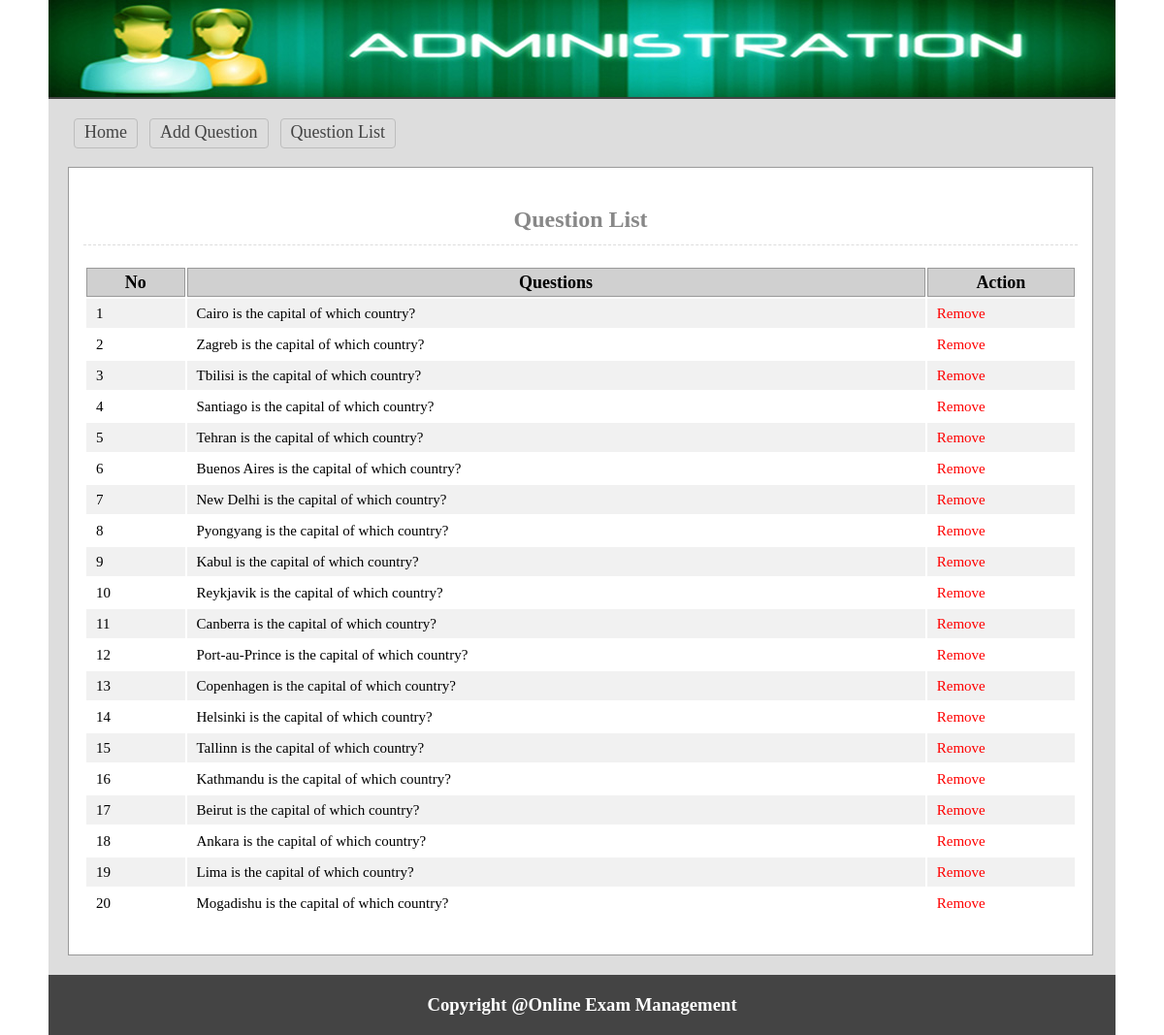
Page /admin/quesList.php on the committed database.
### tables this page shows
CREATE TABLE `tbl_ques` (
  `id` int(11) NOT NULL,
  `quesNo` int(11) NOT NULL,
  `ques` text NOT NULL
);

### lib/Database.php (called while the page is built, shortened)
<?php
Class Database{
	public $host   = DB_HOST;
	public $user   = DB_USER;
	public $pass   = DB_PASS;
	public $dbname = DB_NAME;
	public $link;
	private function connectDB(){
	$this->link = new mysqli($this->host, $this->user, $this->pass, $this->dbname);
 }
	public function select($query){
		$result = $this->link->query($query) or die($this->link->error.__LINE__);
		if($result->num_rows > 0){
			return $result;
		} else {
			return false;
		}
	}
}

### classes/Exam.php (called while the page is built, shortened)
<?php
$filepath = realpath(dirname(__FILE__));
include_once ($filepath.'/../lib/Database.php');
class Exam{
    private $db;
    public function __construct(){
        $this->db = new Database();
    }
    public function getQuesByOrder(){
        $query  = "SELECT * FROM tbl_ques ORDER BY quesNo ASC";
        $result = $this->db->select($query);
        return $result;
    }
}
?>

### admin/quesList.php (the view, shortened to what this page needs)
<?php
$filepath = realpath(dirname(__FILE__));
include_once ($filepath.'/inc/header.php');
include_once ($filepath.'/../classes/Exam.php');
$exm = new Exam();
?>
    <div class="main">
        <h1 style="text-align: center; font-size: 24px">Question List</h1>
        <div class="queslist">
            <table class="tblone">
                <tr>
                    <th width="10%">No</th>
                    <th width="75%">Questions</th>
                    <th width="15%">Action</th>
                </tr>
                <?php
                $getData = $exm->getQuesByOrder();
                if($getData){
                    $i = 0;
                    while($result = $getData->fetch_assoc()){
                        $i++;
                 ?>
                        <tr>
                            <td><?php echo $i; ?></td>
                            <td><?php echo $result['ques']; ?></td>
                            <td>
                                <a style="color: red; text-decoration: none" onclick="return confirm('Are You Sure to Remove?')" href="?delQues=<?php echo $result['quesNo']; ?>">Remove</a>
                            </td>
                        </tr>
                    <?php } } ?>
            </table>
        </div>
    </div>
<?php include 'inc/footer.php'; ?>

### admin/inc/header.php (shortened to what this page needs)
<?php
    include_once ("../lib/Database.php");
?>
<!doctype html>
<html>
<head>
	<link rel="stylesheet" href="css/admin.css">
</head>
<body>
<div class="phpcoding">
	<section class="headeroption"></section>
		<section class="maincontent">
		<div class="menu">
		<ul>
			<li><a href="index.php">Home</a></li>
			<li><a href="quesadd.php">Add Question</a></li>
			<li><a href="queslist.php">Question List</a></li>
		</ul>
	 </div>

### admin/inc/footer.php
 </section>
<section class="footeroption">
		<h3><?php echo "Copyright @Online Exam Management"; ?></h3>
	</section>
</div>
</body>
</html>

### admin/css/admin.css (style rules this page uses)
* { margin:0;padding:0;outline:none }
body { font-family:verdana }
.phpcoding { width:1100px; margin: 0 auto;background:#ddd }
.headeroption { background: #444 url("../img/adminbanner1.jpg") no-repeat scroll 0 0; border-bottom: 2px solid #444444; height: 100px; }
.footeroption { background:#444;color:#fff;text-align:center;padding:20px; }
.maincontent { font-size: 18px; min-height: 500px; padding: 20px; }
.tblone { width:100%;border:1px solid #fff;margin:20px 0 }
.tblone td { font-size: 15px; padding: 5px 10px; }
table.tblone th { background-color: #d0d0d0; border: 1px solid #999; }
table.tblone tr:nth-child(2n+1) { background:#fff;height:30px; }
table.tblone tr:nth-child(2n) { background:#f1f1f1;height:30px; }
.tblone td a { color:#3399FF; }
.main { background: #fff none repeat scroll 0 0; border: 1px solid #999; margin-top: 15px; min-height: 465px; padding: 15px; width: 1025px; }
.main h1 { border-bottom: 1px dashed #ddd; color: #888; margin: 25px 0 5px; padding-bottom: 12px; }
.menu { overflow:hidden; }
.menu ul { margin:0;padding:0;list-style:none }
.menu ul li { display:block;float:left; }
.menu ul li a { border: 1px solid #bdbdbd; border-radius: 4px; color: #444; display: block; margin: 0 6px 4px; padding: 3px 10px 5px; text-decoration: none; }

### rows in the picture
tbl_ques: ques "Cairo is the capital of which country?"
tbl_ques: ques "Zagreb is the capital of which country?"
tbl_ques: ques "Tbilisi is the capital of which country?"
tbl_ques: ques "Santiago is the capital of which country?"
tbl_ques: ques "Tehran is the capital of which country?"
tbl_ques: ques "Buenos Aires is the capital of which country?"
tbl_ques: ques "New Delhi is the capital of which country?"
tbl_ques: ques "Pyongyang is the capital of which country?"
tbl_ques: ques "Kabul is the capital of which country?"
tbl_ques: ques "Reykjavik is the capital of which country?"
tbl_ques: ques "Canberra is the capital of which country?"
tbl_ques: ques "Port-au-Prince is the capital of which country?"
tbl_ques: ques "Copenhagen is the capital of which country?"
tbl_ques: ques "Helsinki is the capital of which country?"
tbl_ques: ques "Tallinn is the capital of which country?"
tbl_ques: ques "Kathmandu is the capital of which country?"
tbl_ques: ques "Beirut is the capital of which country?"
tbl_ques: ques "Ankara is the capital of which country?"
tbl_ques: ques "Lima is the capital of which country?"
tbl_ques: ques "Mogadishu is the capital of which country?"
